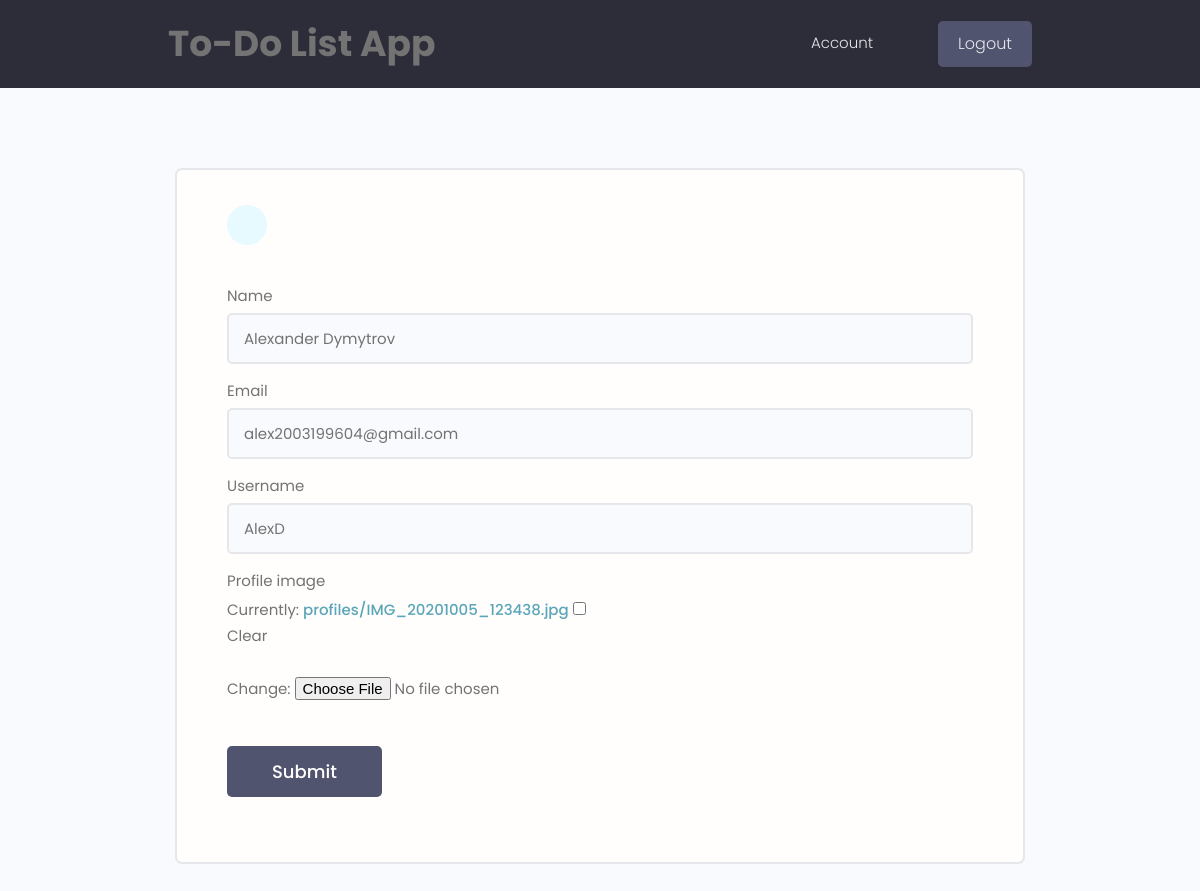
Page /edit-profile/ (signed in) on the committed database.
### users/models.py (models this page shows, shortened)
class Profile(models.Model):
    user = models.OneToOneField(User, on_delete=models.CASCADE, null=True, blank=True)
    name = models.CharField(max_length=200, null=True, blank=True)
    email = models.EmailField(max_length=500, blank=True, null=True)
    username = models.CharField(max_length=200, null=True, blank=True)
    profile_image = models.ImageField(blank=True, null=True, upload_to='profiles/', default="profiles/user-default.png")
    created_date = models.DateTimeField(auto_now_add=True)

### users/views.py (the view)
# urls.py: path('edit-profile/', views.editProfile, name='edit-account'),
@login_required(login_url='login')
def editProfile(request):
    profile = request.user.profile
    form = ProfileForm(instance=profile)
    if request.method == 'POST':
        form = ProfileForm(request.POST, request.FILES, instance=profile)
        if form.is_valid():
            form.save()
            messages.success(request, 'Your profile was successfully edited!')
            return redirect('account')
    context = {'form': form}
    return render(request, 'edit_profile.html', context)

### users/forms.py
class ProfileForm(ModelForm):
    class Meta:
        model = Profile
        fields = ['name', 'email', 'username', 'profile_image']
    def __init__(self, *args, **kwargs):
        super(ProfileForm, self).__init__(*args, **kwargs)
        for name, field in self.fields.items():
            field.widget.attrs.update({'class': 'input'})

### templates/edit_profile.html (shortened to what this page needs)
{% extends 'main.html' %}
{% block content %}
<main class="formPage my-xl">
        <div class="content-box">
            <div class="formWrapper">
                <a class="backButton" href="{{ request.META.HTTP_REFERER }}"></a>
                <br>
                <form class="form" method="POST" action="{% url 'edit-account' %}" enctype="multipart/form-data">
                    {% for field in form %}
                    <div class="form__field">
                        <label for="formInput#text">{{ field.label }}</label>
                        {{ field }}
                    </div>
                    {% endfor %}
                    <input class="btn btn--sub btn--lg  my-md" type="submit" value="Submit" />
                </form>
            </div>
        </div>
    </main>
{% endblock %}

### static/styles/app.css (style rules this page uses)
:root { --color-sub: #2d2d39; }
.btn--sub { background-color: var(--color-sub-light); }
.content-box { width: 95%; max-width: 85rem; margin: 0 auto; }
.backButton { background: var(--color-main-light); color: var(--color-main); width: 4rem; height: 4rem; display: flex; align-items: center; justify-content: center; border-radius: 50%; }
.formPage .formWrapper { list-style: none; background: var(--color-white); padding: 3.5rem 5rem; border: 2px solid var(--color-light); border-radius: 0.7rem; }

### static/uikit/styles/modules/_variables.css (style rules this page uses)
:root { --color-main: #5aa5b9; --color-main-light: #e6faff; --color-sub: #3f4156; --color-sub-light: #51546e; --color-sub-lighter: #ededfd; --color-text: #737373; --color-gray: #8b8b8b; --color-light: #e5e7eb; --color-light-gray: #767676; --color-bg: #f8fafd; --color-white: #fffefd; --color-white-light: #f3f3f3; --color-success: #359e64; --color-success-bg: #def8e8; --color-error: #fc4b0b; --color-error-bg: #fff2ee; --font-base: 'Poppins', arial, helvetica, 'Segoe UI', roboto, ubuntu, sans-serif; --font-monospace: 'Fira Code', 'Courier New', courier, monospace; --font-regular: 300; --font-medium: 500; --font-bold: 700; --generic-shadow: 1px 1px 5px #00000010; --generic-transition: all 0.3s ease-in-out; }

### static/uikit/styles/modules/_base.css (style rules this page uses)
* { margin: 0; padding: 0; box-sizing: border-box; text-rendering: optimizeLegibility; color: inherit; font-size: inherit; }
html { font-size: 50%; }
@media only screen and (min-width: 480px) { html { font-size: 56.25%; } }
@media only screen and (min-width: 1200px) { html { font-size: 62.5%; } }
body { line-height: 1.6; font-weight: 400; font-size: 1.5rem; color: var(--color-text); background-color: var(--color-bg); min-height: 100vh; }

### static/uikit/styles/modules/_typography.css (style rules this page uses)
* { font-family: var(--font-base); }
a { padding-bottom: 2px; text-decoration: none; display: inline-block; color: var(--color-main); font-weight: var(--font-medium); }

### static/uikit/styles/modules/_utilities.css (style rules this page uses)
.my-md { margin: 3rem auto; }
.my-xl { margin: 8rem auto; }

### static/uikit/styles/modules/_button.css (style rules this page uses)
.btn { display: inline-block; position: relative; cursor: pointer; background-color: var(--color-light); font-weight: var(--font-medium); color: var(--color-sub); text-decoration: none; padding: 1rem 2rem; border-radius: 0.5rem; border: none; width: -webkit-fit-content; width: -moz-fit-content; width: fit-content; height: -webkit-fit-content; height: -moz-fit-content; height: fit-content; font-size: 1.6rem; outline-width: 0; outline-color: transparent; -webkit-backface-visibility: hidden; backface-visibility: hidden; transition: all 0.3s ease-in-out; }
.btn--sub { background-color: var(--color-sub); color: var(--color-white); }
.btn--lg { font-size: 1.8rem; padding: 1.2rem 4.5rem; }

### static/uikit/styles/modules/_form.css (style rules this page uses)
.form { display: block; }
.form__field { margin-top: 1.5rem; margin-bottom: 1.5rem; }
.form__label, .form__field > label { display: block; margin-bottom: 0.5rem; color: var(--color-text); }
input.input[type='text'], input.input[type='email'], input.input[type='password'], input.input[type='number'], textarea.input { min-width: 24rem; width: 100%; padding: 1.2rem 1.5rem; border-radius: 0.5rem; border: 2px solid var(--color-light); transition: all 0.3s ease-in-out; background-color: var(--color-bg); }

### rows in the picture
Profile: form "Alexander Dymytrov" "alex2003199604@gmail.com" "AlexD"

### other values in the picture
{{ field.label }} "Name" "Email" "Username" "Profile image"
